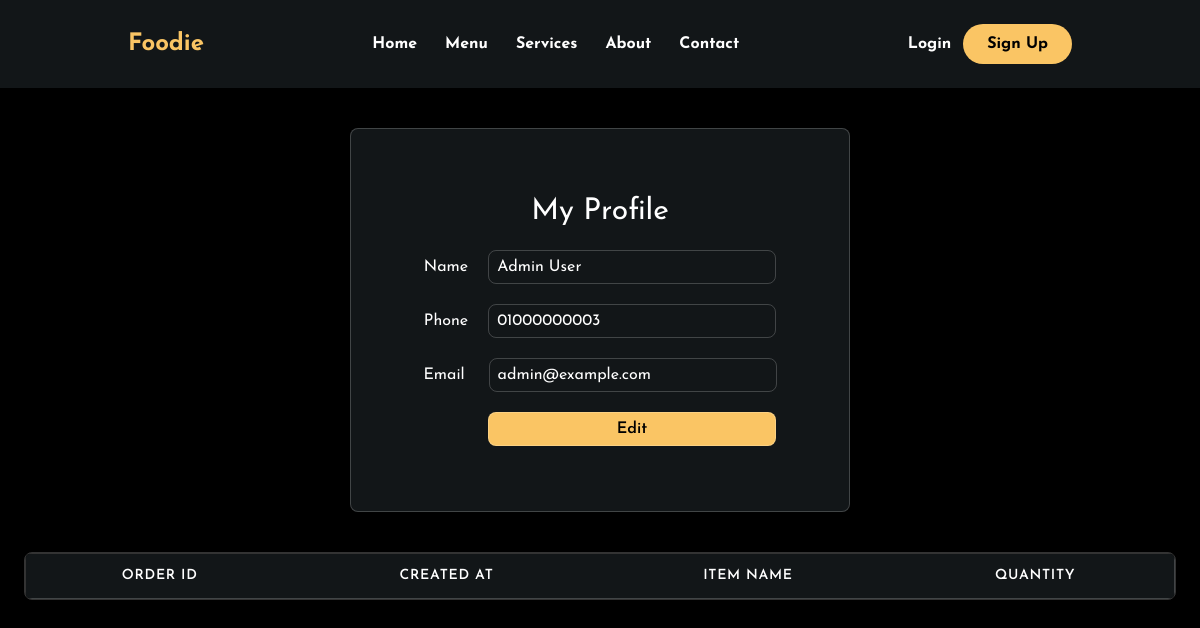
Screenshot of /modules/restaurant/profile.php (signed in) with the database file from the repository.
### tables this page shows
CREATE TABLE `users` (
  `id` int(10) UNSIGNED NOT NULL,
  `name` varchar(100) NOT NULL,
  `phone_number` varchar(20) DEFAULT NULL,
  `email` varchar(150) DEFAULT NULL,
  `password` varchar(255) NOT NULL,
  `role` tinyint(4) NOT NULL DEFAULT 0
);

### modules/restaurant/profile.php (the view, shortened to what this page needs)
<?php
require_once '../../config/db.php';
include("Navbar.php");
$user_id = $_SESSION["user_id"];
$result = mysqli_query($conn, "SELECT name, phone_number, email FROM users WHERE id = $user_id");
$user = mysqli_fetch_assoc($result);
$headers = ['Order ID', 'Created At', 'Item Name', 'Quantity'];
?>
<!DOCTYPE html>
<html lang="en">
<head>
<script src="https://cdn.jsdelivr.net/npm/@tailwindcss/browser@4"></script>
</head>
<body class="bg-black text-white">
<div class="h-screen flex flex-col justify-start items-center py-10 gap-10 w-full">
    <form id="profileForm" class="card transition-all duration-300 text-white w-80 lg:w-[500px] h-96 bg-[#121618] border border-white/20 shadow-lg rounded-lg flex flex-col justify-center items-center gap-5">
        <h2 class="text-2xl lg:text-3xl transition-all duration-300">My Profile</h2>
        <div class="flex lg:gap-5 gap-3 lg:items-center lg:flex-row flex-col">
            <label for="username">Name</label>
            <input type="text" class="border px-2 border-white/20 rounded-lg w-72 py-1" name="username" value="<?php echo $user['name']; ?>">
        </div>
        <div class="flex lg:gap-5 gap-3 lg:items-center lg:flex-row flex-col">
            <label for="phone">Phone</label>
            <input type="text" class="border px-2 border-white/20 rounded-lg w-72 py-1" name="phone" value="<?php echo $user['phone_number']; ?>">
        </div>
        <div class="flex lg:gap-6 gap-3 lg:items-center lg:flex-row flex-col">
            <label for="email">Email</label>
            <input type="email" class="border px-2 border-white/20 rounded-lg w-72 py-1" name="email" value="<?php echo $user['email']; ?>">
        </div>
        <button type="submit" class="bg-[#fac564] lg:ms-16 w-72 rounded-lg py-1 cursor-pointer border text-black font-semibold border-white/20">Edit</button>
    </form>
    <div class="overflow-x-auto rounded-lg shadow-md border border-white/20 w-full max-w-6xl transition-all duration-300">
        <table class="min-w-full divide-y max-h-[500px] ">
            <thead class="bg-[#121618] border border-white/20 shadow-lg ">
                <tr>
                    <?php foreach($headers as $col): ?>
                    <th class="lg:px-6 px-2 py-3 text-center text-[10px] lg:text-sm font-semibold uppercase tracking-wider transition-all duration-300"><?php echo $col; ?></th>
                    <?php endforeach; ?>
                </tr>
            </thead>
        </table>
    </div>
</div>
</body>
</html>

### modules/restaurant/Navbar.php (style rules this page uses)
body { font-family: 'Josefin Sans', sans-serif; }

### rows the page displays
users: username "Admin User", phone "01000000003", email "admin@example.com"

### other values shown
$col "ORDER ID"
$col "CREATED AT"
$col "ITEM NAME"
$col "QUANTITY"
